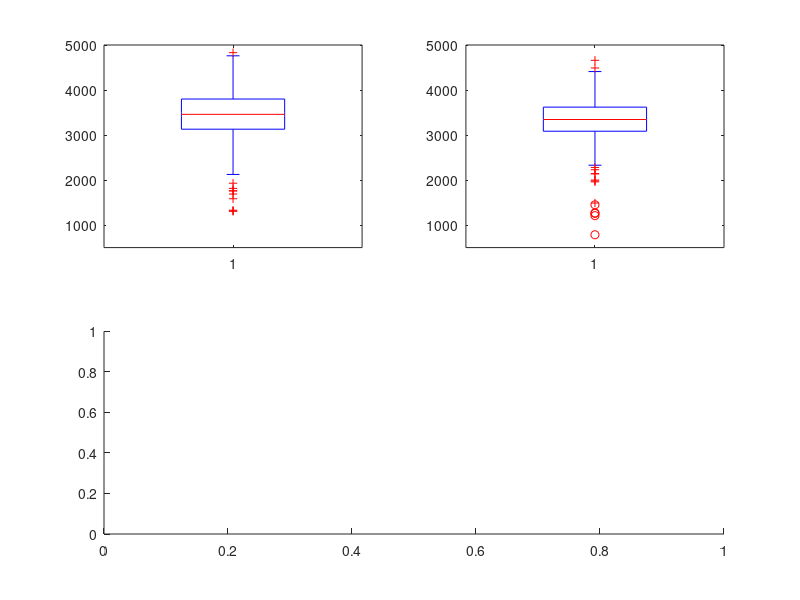

The MATLAB source for this figure: (Note: this script raises an error after producing the figure.)
%% Problem 1: Simulering av konfidensintervall
% % Parametrar:
% n = 25; %Antal matningar
% mu = 2; %Vantevardet
% sigma = 1; %Standardavvikelsen
% alpha = 0.05;
% %Simulerar n observationer for varje intervall
% x = normrnd(mu, sigma,n,100); %n x 100 matris med varden
% %Skattar mu med medelvardet
% xbar = mean(x); %vektor med 100 medelvarden.
% %Beraknar de undre och ovre granserna
% undre = xbar - norminv(1-alpha/2)*sigma/sqrt(n);
% ovre = xbar + norminv(1-alpha/2)*sigma/sqrt(n);

%% Problem 1: Simulering av konfidensintervall (forts.)
% %Ritar upp alla intervall
% figure(1)
% hold on
% for k=1:100
% if ovre(k) < mu % Rodmarkerar intervall som missar mu
% plot([undre(k) ovre(k)],[k k],'r')
% elseif undre(k) > mu
% plot([undre(k) ovre(k)],[k k],'r')
% else
% plot([undre(k) ovre(k)],[k k],'b')
% end
% end
% %b1 och b2 ar bara till for att figuren ska se snygg ut.
% b1 = min(xbar - norminv(1 - alpha/2)*sigma/sqrt(n));
% b2 = max(xbar + norminv(1 - alpha/2)*sigma/sqrt(n));
% axis([b1 b2 0 101]) %Tar bort outnyttjat utrymme i figuren
% %Ritar ut det sanna vardet
% plot([mu mu],[0 101],'g')
% hold off

%% Problem 2: Maximum likelihood/Minsta kvadrat
% M = 1e4;
% b = 4;
% x = raylrnd(b, M, 1);
% hist_density(x, 40)
% hold on
% my_est_ml = sqrt(sum(x.^2)/(2*M)); % Skriv in din ML-skattning har
% my_est_mk = sqrt(2/pi)*mean(x); % Skriv in din MK-skattning har
% % plot(my_est_ml, 0, 'r*');
% % plot(my_est_mk, 0, 'g*');
% % plot(b, 0, 'ro');
% % hold off

%% Problem 2: Maximum likelihood/Minsta kvadrat (forts.)
% x_axis = 0:0.1:17; % tillagd för att kunna ändra intervallen
% plot(x_axis, raylpdf(x_axis, my_est_ml), 'r');
% hold off

%% Problem 3: Konfidensintervall for Rayleighfordelning
% load wave_data.mat
% subplot(2,1,1), plot(y(1:end))
% subplot(2,1,2), hist_density(y)

%% My estimate
% % Estimate the Rayleigh distribution parameter using the ML method
% my_est = sqrt(sum(y.^2)/(2*numel(y)));
% % Set the confidence level (e.g., 95%)
% conf_level = 0.95;
% alpha = 1 - conf_level;
% % Calculate the chi-square values
% chi2_low = chi2inv(alpha/2, 2*numel(y));
% chi2_up = chi2inv(1-alpha/2, 2*numel(y));
% % Calculate the bounds of the confidence interval
% lower_bound = sqrt(chi2_low/(2*numel(y)));
% upper_bound = sqrt(chi2_up/(2*numel(y)));

%% Problem 3: Konfidensintervall (forts.)
% hold on % Gor sa att ploten halls kvar
% plot(lower_bound, 0, 'g*')
% plot(upper_bound, 0, 'g*')

% %% Problem 3: Konfidensintervall (forts.)
% plot(0:0.1:6, raylpdf(0:0.1:6, my_est), 'r')
% hold off

%% Problem 4: Fordelningar av givna data
% load birth.dat
% x = birth(birth(:, 20) < 3, 3);
% y = birth(birth(:, 20) == 3, 3);
% 
% %% Använd length för att se storleken på vektorerna x och y
% x_length = length(x) % det här ger längden på vektorn x
% y_length = length(y) % det här ger längden på vektorn y
% whos x y; %% för att se detaljer om vektorerna x och y
% 
% %% Problem 4: Fordelningar av givna data (forts.)
% subplot(2,2,1), boxplot(x),
% axis([0 2 500 5000])
% subplot(2,2,2), boxplot(y),
% axis([0 2 500 5000])
% 
% %% Problem 4: Fordelningar av givna data (forts.)
% subplot(2,2,3:4), ksdensity(x),
% hold on
% [fy, ty] = ksdensity(y);
% plot(ty, fy, 'r')
% hold off

%% Problem 4: Fordelningar av givna data för alkoholkonsumtion
% load birth.dat
% x = birth(birth(:, 26) < 2, 3);
% y = birth(birth(:, 26) == 2, 3);
% 
% %% Använd length för att se storleken på vektorerna x och y
% x_length = length(x) % det här ger längden på vektorn x
% y_length = length(y) % det här ger längden på vektorn y
% whos x y; %% för att se detaljer om vektorerna x och y
% 
% %% Problem 4: Fordelningar av givna data (forts.)
% subplot(2,2,1), boxplot(x),
% axis([0 2 500 5000])
% subplot(2,2,2), boxplot(y),
% axis([0 2 500 5000])
% 
% %% Problem 4: Fordelningar av givna data (forts.)
% subplot(2,2,3:4), ksdensity(x),
% hold on
% [fy, ty] = ksdensity(y);
% plot(ty, fy, 'r')
% hold off

%% Problem 5 - Test av normalitet


load birth.dat
x = birth(birth(:, 20) < 3, 3);
y = birth(birth(:, 20) == 3, 3);

% Använd length för att se storleken på vektorerna x och y
x_length = length(x) % det här ger längden på vektorn x
y_length = length(y) % det här ger längden på vektorn y
whos x y; %% för att se detaljer om vektorerna x och y

% Problem 4: Fordelningar av givna data (forts.)
subplot(2,2,1), boxplot(x),
axis([0 2 500 5000])
subplot(2,2,2), boxplot(y),
axis([0 2 500 5000])

% Problem 4: Fordelningar av givna data (forts.)
subplot(2,2,3:4), ksdensity(x),
hold on
[fy, ty] = ksdensity(y);
plot(ty, fy, 'r')
hold off



%% Problem 6: Regression
% res = w-X*beta_hat;
% subplot(2,1,1), normplot(res)
% subplot(2,1,2), hist(res)
